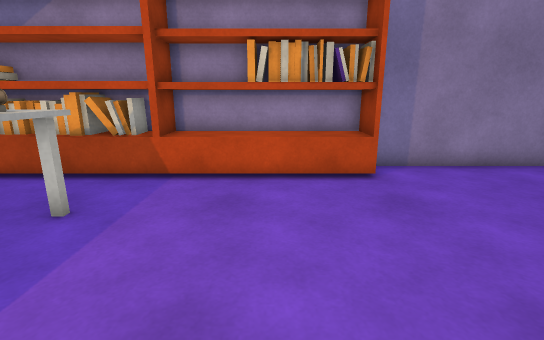
View 1 (above)

18 first-person views from a walk through a scene from a Unity 3-D project. The camera is 1.2 m above the floor, tilts 14° down and sees 85° across. The floor is counted in squares, 0.5 m on a side. Each view is taken from the middle of a square. On the plan, view 1 faces up. The plan holds only what a view shows up to about 19 squares ahead; the rest is blank. The place goes on beyond the plan. The player character is not drawn. Surface patterns are stand-ins for the level's own textures.

View 2
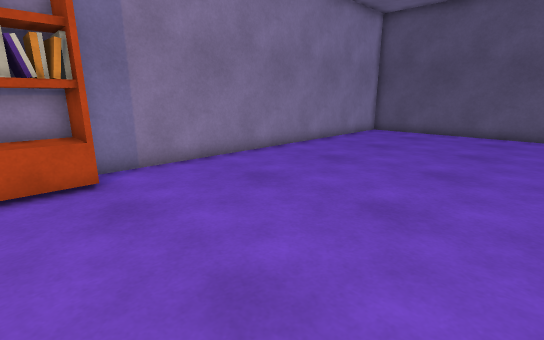

View 3
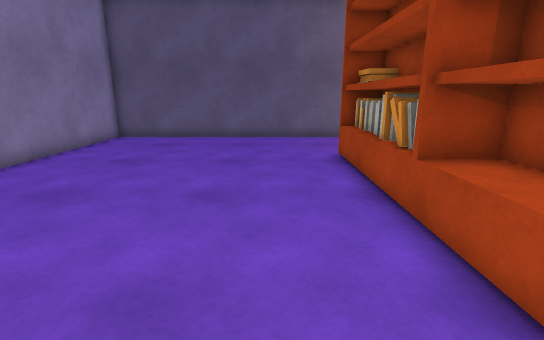

View 4
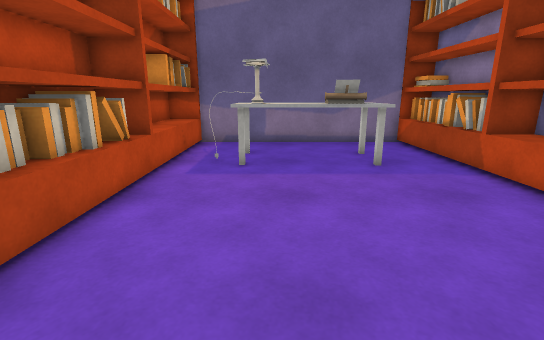

View 5
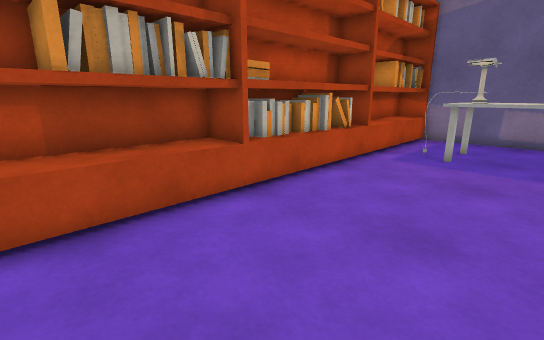

View 6
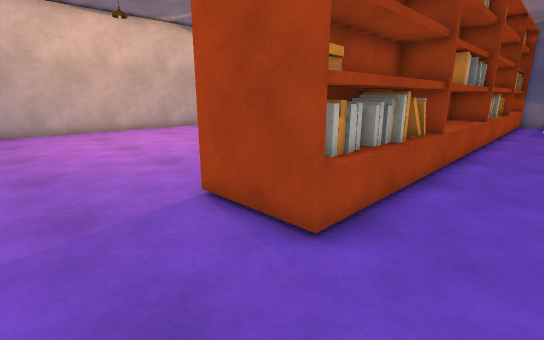

View 7
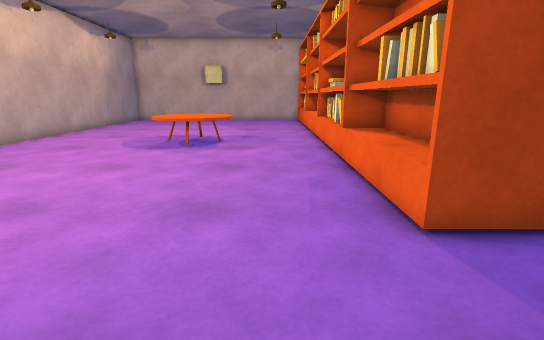

View 8
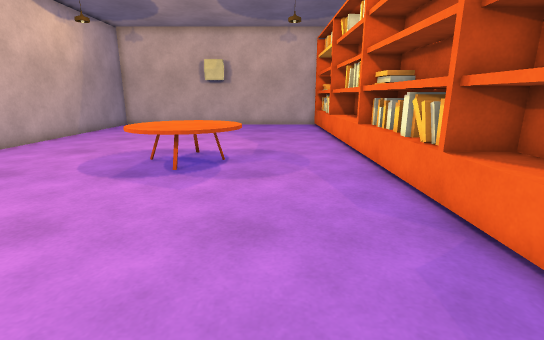

View 9
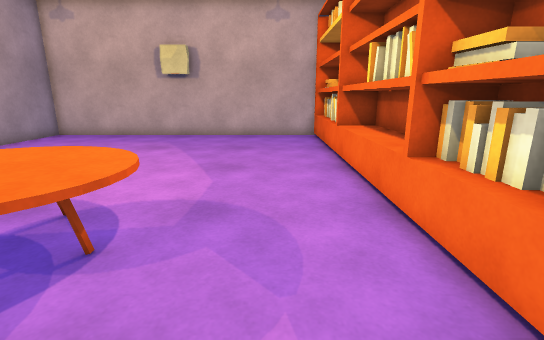

View 10
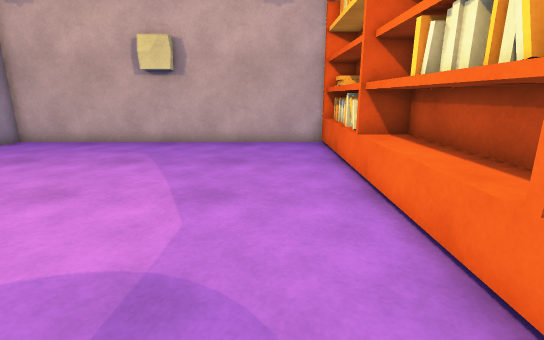

View 11
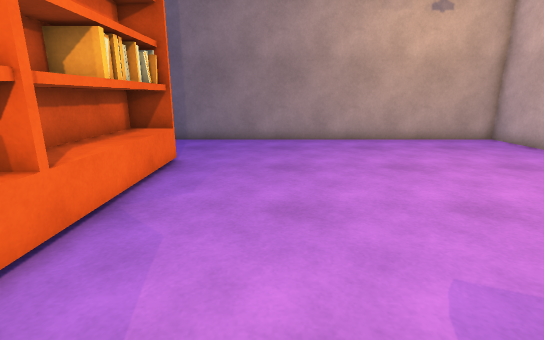

View 12
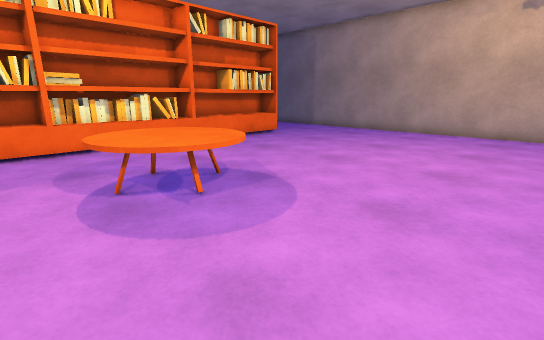

View 13
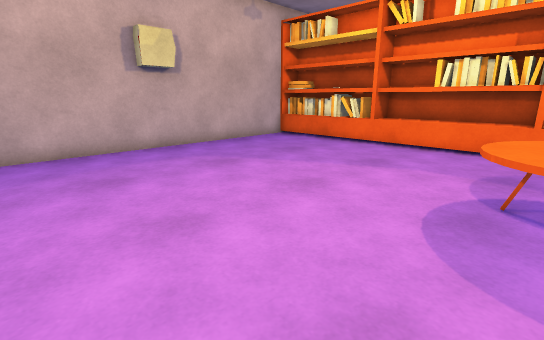

View 14
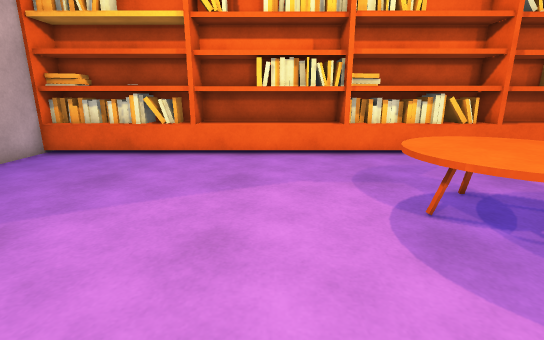

View 15
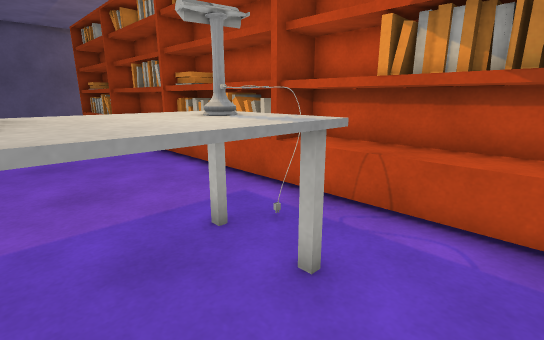

View 16
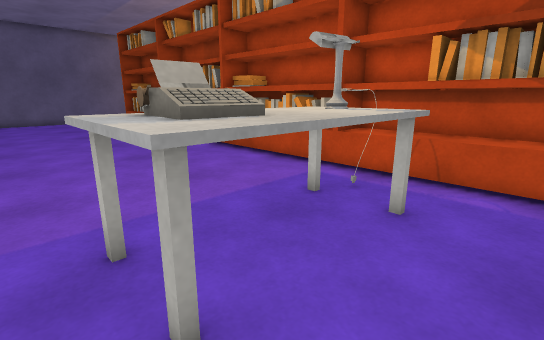

View 17
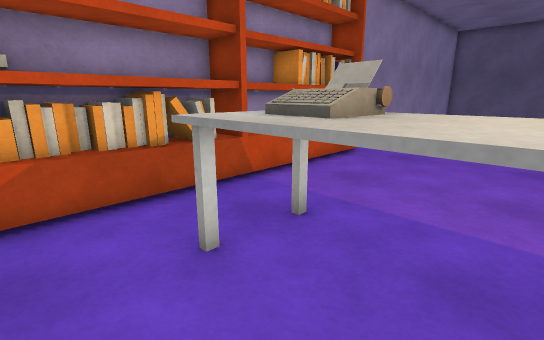

View 18
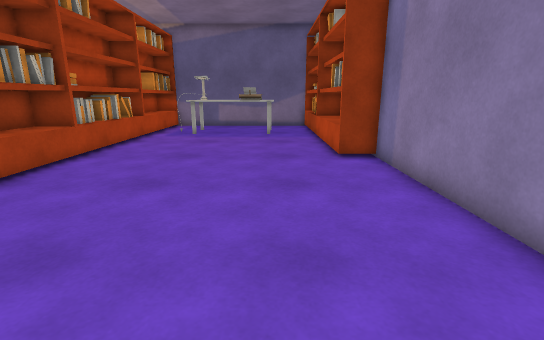

### Floor plan
Points are (right, up) in squares from view 1. A wall is a line through its corners. A room is listed if a view was taken in it or the views show most of it. See-through windows are left out.
Room 1 (views 1, 2, 3, 4, 5, 6, 7, 8, 9, 10, 11, 12, 13, 14, 15, 16, 17, 18)
walls: (-9.8, -5.2) (-9.8, -21.5) (-8.9, -21.5); (-9.8, 8.8) (-9.8, -1.7); (21.8, -21.5) (21.8, 10.2) (3.5, 10.2)
objects: other object (-9, -5) to (3, -3); other object (-9, -2) to (3, -2); other object (-9, 9) to (3, 10); other object (-7, 1) to (-4, 6); other object (-6, 0) to (-5, 2); other object (3, -14) to (7, -10); other object (4, -5) to (16, -5); other object (4, -4) to (16, -2)

Positions as (right, up) in squares from view 1, and headings:
1: (0, 0), facing up
2: (1, 0), facing up-right
3: (4, 1), facing right
4: (6, 2), facing left
5: (8, 4), facing down-left
6: (20, 1), facing down-left
7: (21, -8), facing left
8: (16, -9), facing left
9: (9, -8), facing left
10: (6, -8), facing left
11: (5, -9), facing right
12: (1, -20), facing up-right
13: (4, -20), facing up-left
14: (0, -18), facing up
15: (-9, 4), facing down-right
16: (-9, 7), facing down-right
17: (-9, 2), facing up-right
18: (15, 6), facing left
